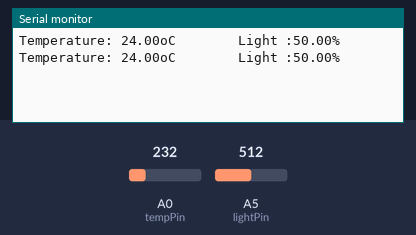
Bench run of a sketch on a simulated Arduino Uno, built with avr-gcc and run on an emulated ATmega328P. Parts: the last lines printed to the serial monitor. The test bench sets the inputs (shaded band); at power-on: A0 (tempPin) = 232, A5 (lightPin) = 512.

Above: at 1.8 s.
1.9 s: A0 (tempPin) set to 250
At 2.8 s:
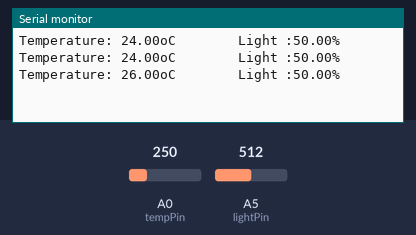
3.4 s: A5 (lightPin) set to 716
At 4.7 s:
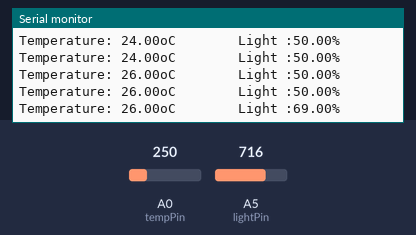
4.9 s: A0 (tempPin) set to 266
At 5.8 s:
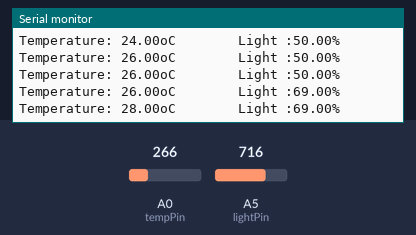
6.4 s: A5 (lightPin) set to 900
At 7.5 s:
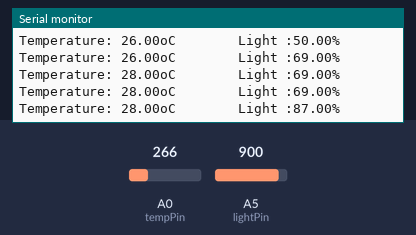
Timing chart, 0 to 8.9 s (numbered marks = the images above; inputs shaded):
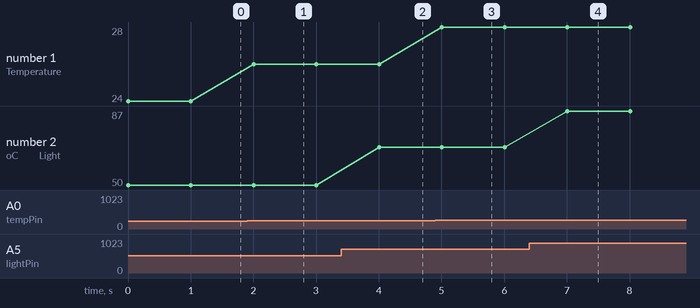

Measured:
- after the input at 1.9 s, the serial monitor: prints a new line after 0.10 s (image 1)
- after the input at 3.4 s, the serial monitor: prints a new line after 0.61 s (image 2)
- after the input at 4.9 s, the serial monitor: prints a new line after 0.11 s (image 3)
- after the input at 6.4 s, the serial monitor: prints a new line after 0.61 s (image 4)
- plotted number 1: 24 → 26 after the input at 1.9 s, 26 → 28 after the input at 4.9 s
- plotted number 2: 50 → 69 after the input at 3.4 s, 69 → 87 after the input at 6.4 s

The sketch:

LM35.ino
```cpp
float tempC,lightPer;
unsigned int tempPin = 0,lightPin = 5;

void setup()
{
  analogReference(INTERNAL); //Vref=1.1
  Serial.begin(9600);
}

void loop()
{
  tempC = (analogRead(tempPin)*110)/1024;
  lightPer = map(analogRead(lightPin),0,1024,0,100);
  Serial.print("Temperature: ");Serial.print(tempC);Serial.print("oC        ");
  Serial.print("Light :");Serial.print(lightPer);Serial.println("%");
  delay(1000);
}
```
